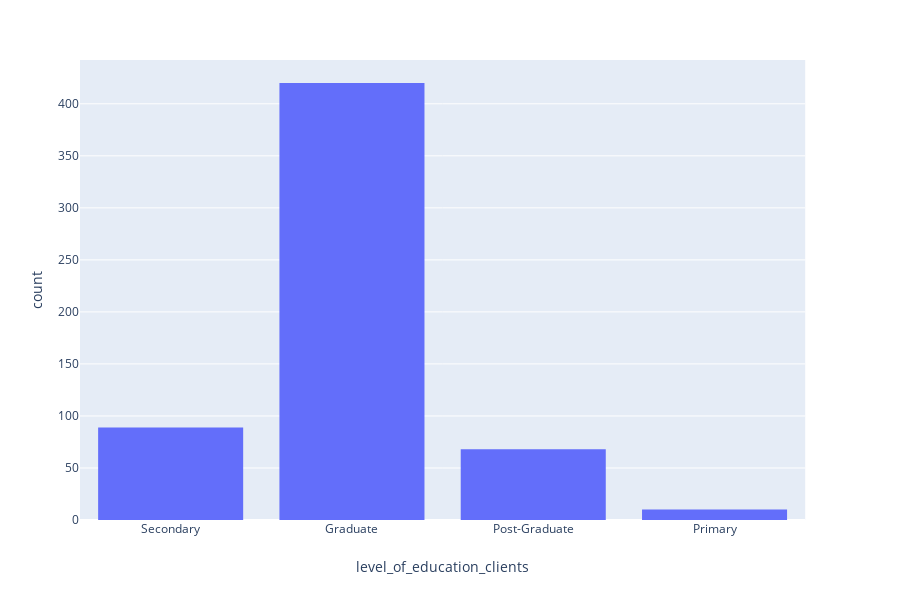

Notebook source saved alongside this figure:
### Code cell
px.histogram(traindemo, x='level_of_education_clients')

### Figure 1 — Plotly figure (JSON) as saved in the notebook; plotly's stock layout.template omitted (floating-point values rounded to 4 significant figures; data arrays with more than 128 entries replaced by an {"elided": "..."} marker saying what was removed)
{"data": [{"alignmentgroup": "True", "bingroup": "x", "hoverlabel": {"namelength": 0}, "hovertemplate": "level_of_education_clients=%{x}<br>count=%{y}", "legendgroup": "", "marker": {"color": "#636efa"}, "name": "", "offsetgroup": "", "orientation": "v", "showlegend": false, "type": "histogram", "x": {"elided": "4346 str values"}, "xaxis": "x", "yaxis": "y"}], "layout": {"barmode": "relative", "height": 600, "legend": {"tracegroupgap": 0}, "margin": {"t": 60}, "xaxis": {"anchor": "y", "domain": [0, 0.98], "title": {"text": "level_of_education_clients"}}, "yaxis": {"anchor": "x", "domain": [0, 1], "title": {"text": "count"}}}}
